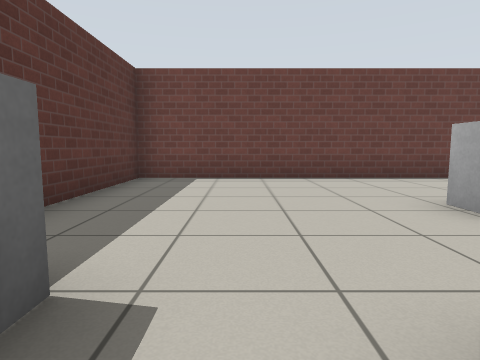
[1] (above)

24 first-person views from a walk through a world built for the Gazebo simulator. The camera is 0.72 m above the floor, tilts 6° down and sees 75° across. The floor is counted in squares, 1 m on a side. Each view is taken from the middle of a square. On the plan, view 1 faces up. The plan holds only what a view shows up to about 10 squares ahead; the rest is blank. Robots are left out. Gazebo's built-in surfaces are drawn with simple patterns.

[2]
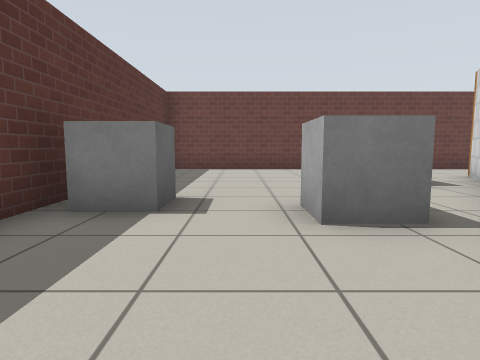

[3]
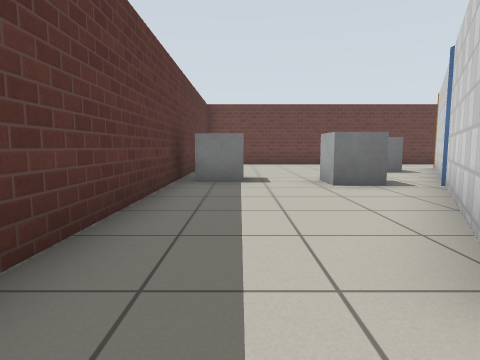

[4]
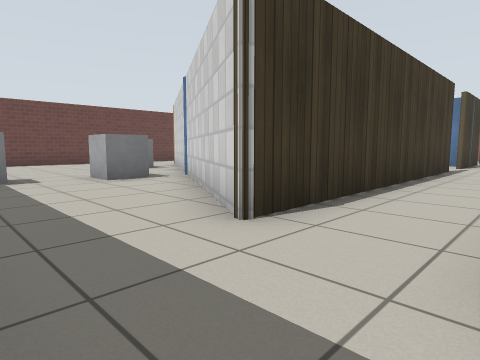

[5]
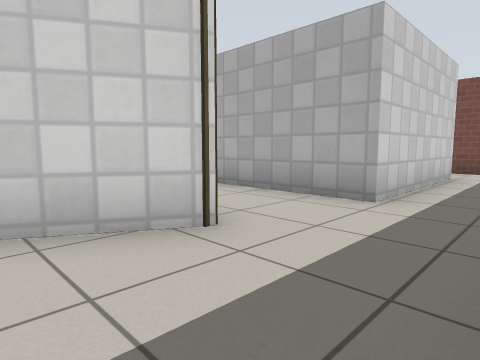

[6]
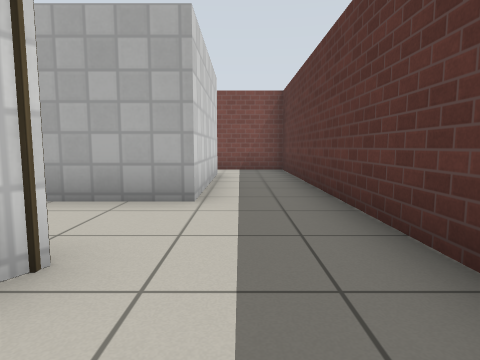

[7]
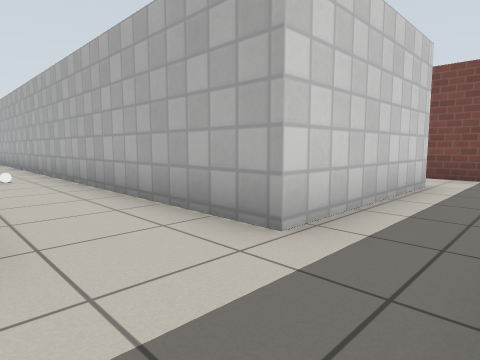

[8]
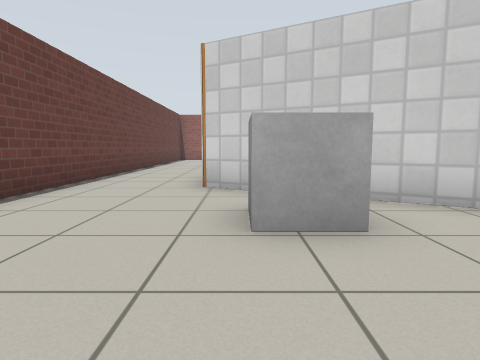

[9]
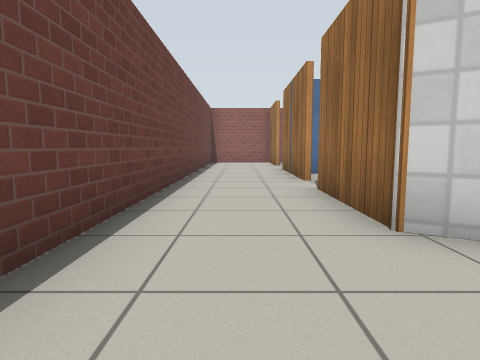

[10]
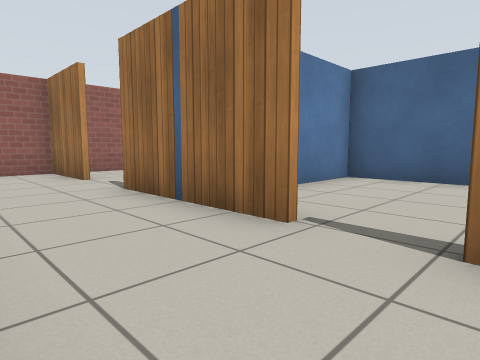

[11]
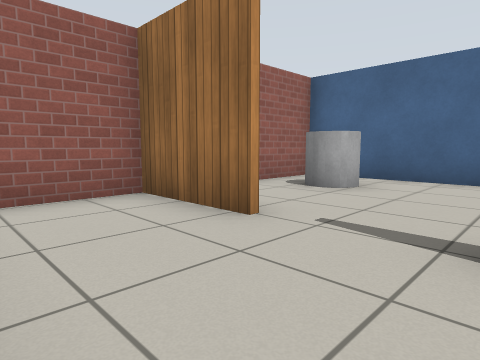

[12]
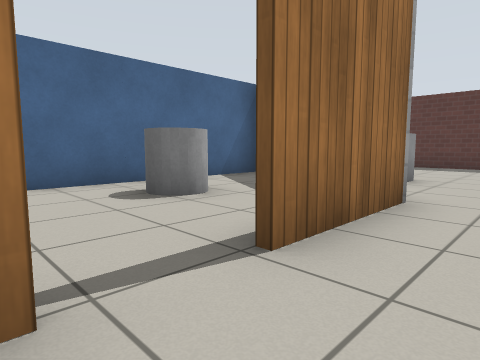

[13]
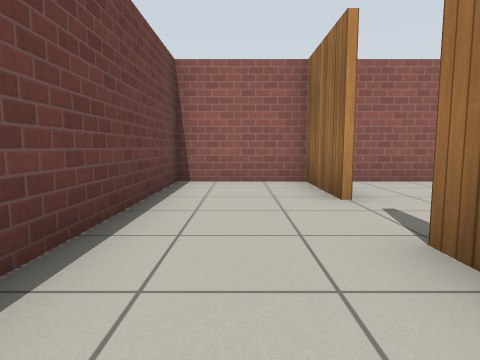

[14]
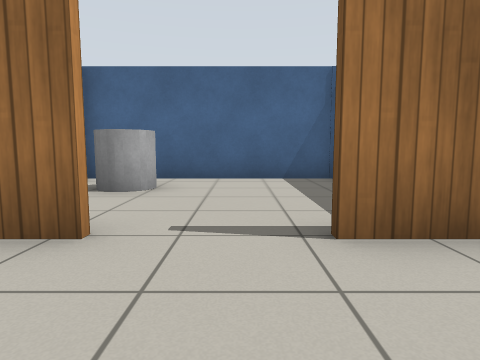

[15]
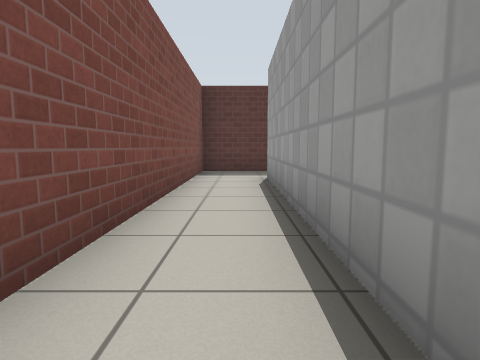

[16]
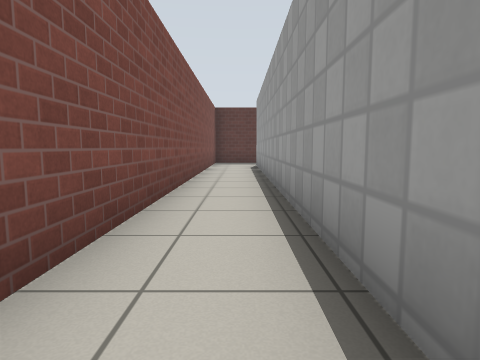

[17]
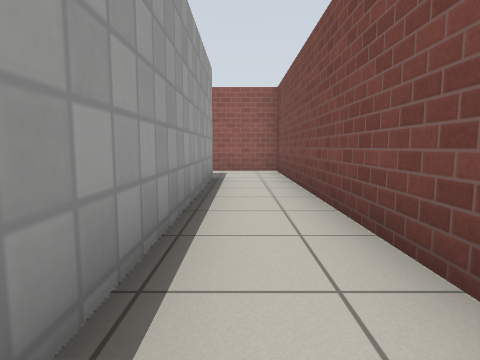

[18]
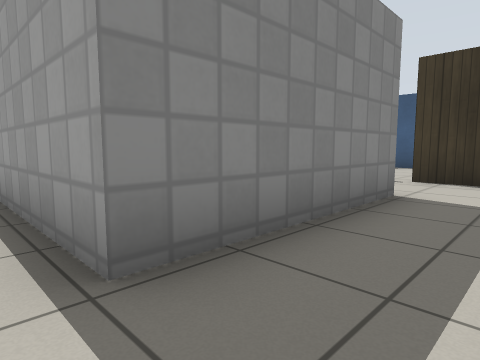

[19]
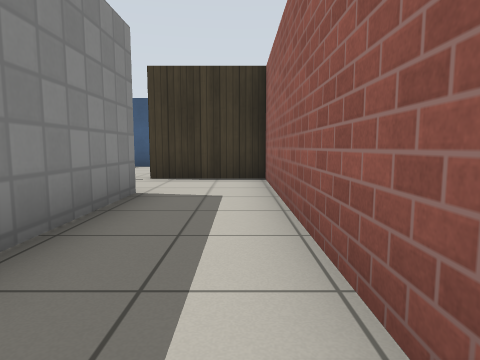

[20]
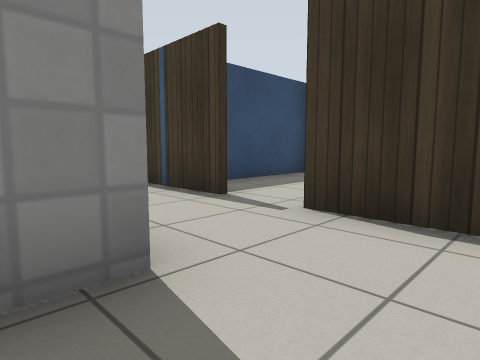

[21]
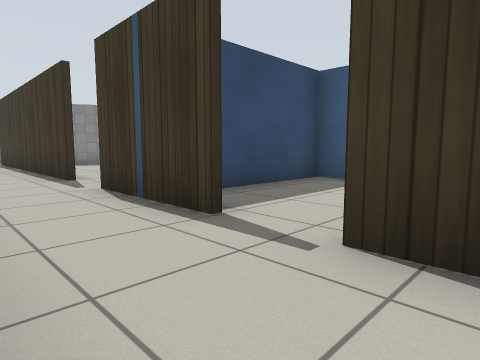

[22]
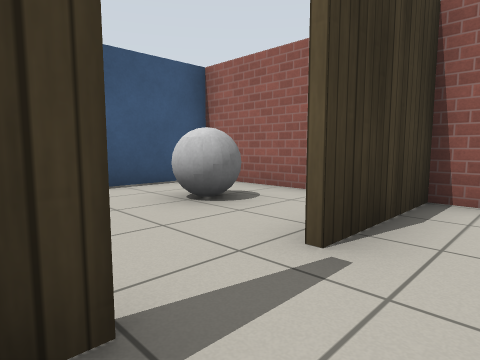

[23]
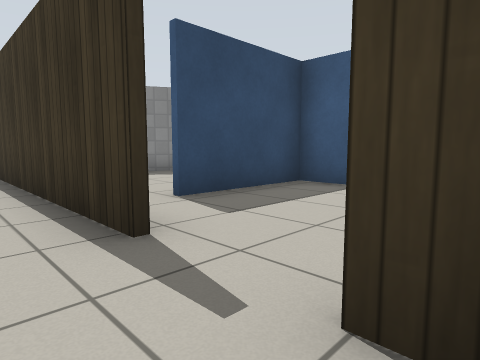

[24]
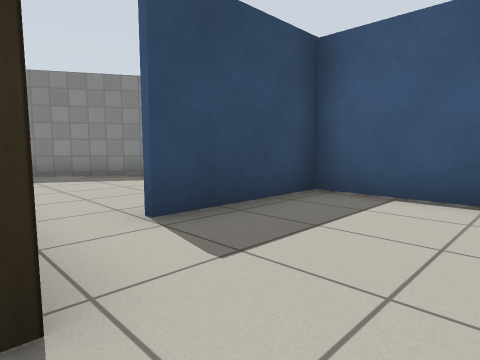

### Floor plan
Ten units are one square. View 1 is at (0, 0); x grows to the right and y downward. Boxes are objects, and circles mark ways between rooms. Rooms are numbered by the first view taken in them; rooms with no view inside come last. Other rooms are left out.
<svg viewBox="-30 -78 211 214">
<path fill="none" stroke="#000" d="M96 -46 133 -46M88 49 1 49 56 -46 84 -46M135 49 104 49M151 -46 176 -46 176 -73 -24 -73 -24 131 -4 131M-4 114 -4 71 103 71M154 70 154 114 -4 114M-4 131 176 131 176 49 149 49M95 3 71 3 71 35M31 2 115 2 115 -20M176 31 176 -1M128 3 120 3 120 35M176 3 152 3M176 -1 176 -37M117 2 176 2M27 7 12 32"/>
<rect x="-25" y="-15" width="20" height="10" fill="#bbb"><title>grey box</title></rect>
<rect x="5" y="-15" width="20" height="20" fill="#bbb"><title>grey box</title></rect>
<rect x="25" y="-45" width="10" height="20" fill="#bbb"><title>grey box</title></rect>
<rect x="55" y="55" width="10" height="10" fill="#bbb"><title>other object</title></rect>
<rect x="65" y="-25" width="10" height="20" fill="#bbb"><title>grey cylinder</title></rect>
<rect x="155" y="15" width="10" height="20" fill="#bbb"><title>grey ball</title></rect>
<rect x="155" y="-25" width="10" height="20" fill="#bbb"><title>grey cylinder</title></rect>
<circle cx="0" cy="120" r="3" fill="#2a7"/>
<circle cx="150" cy="60" r="3" fill="#2a7"/>
<circle cx="95" cy="50" r="3" fill="#2a7"/>
<circle cx="90" cy="-40" r="3" fill="#2a7"/>
<circle cx="140" cy="50" r="3" fill="#2a7"/>
<circle cx="140" cy="-40" r="3" fill="#2a7"/>
<circle cx="70" cy="40" r="3" fill="#2a7"/>
<text x="30" y="-10">1</text>
<text x="120" y="120">2</text>
<text x="90" y="30">3</text>
<text x="80" y="-20">4</text>
<text x="150" y="30">5</text>
<text x="150" y="-20">6</text>
<text x="40" y="30">7</text>
</svg>
Room 1 opens to room 2. Room 1 opens to room 3. Room 1 opens to room 4. Room 1 opens to room 5. Room 1 opens to room 6. Room 3 opens to room 7.

Where each view was taken, in squares from view 1:
view 1: 0 up, 0 right, facing up
view 2: 3 down, 0 right, facing up
view 3: 6 down, 1 left, facing up
view 4: 7 down, 2 left, facing up-right
view 5: 3 down, 2 left, facing down-right
view 6: 3 down, 1 left, facing down
view 7: 5 down, 2 left, facing down-right
view 8: 4 up, 0 right, facing right
view 9: 6 up, 3 right, facing right
view 10: 7 up, 8 right, facing down-right
view 11: 7 up, 13 right, facing down-right
view 12: 6 up, 10 right, facing down-left
view 13: 6 up, 11 right, facing right
view 14: 7 up, 14 right, facing down
view 15: 12 down, 7 right, facing left
view 16: 12 down, 12 right, facing left
view 17: 12 down, 8 right, facing right
view 18: 12 down, 17 right, facing up-left
view 19: 12 down, 17 right, facing up
view 20: 8 down, 17 right, facing up-left
view 21: 7 down, 16 right, facing up-left
view 22: 6 down, 13 right, facing up-right
view 23: 6 down, 11 right, facing up-left
view 24: 5 down, 10 right, facing up-left
